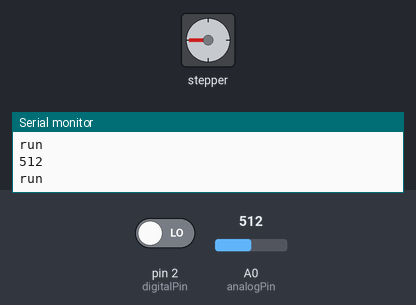
A sketch run on a simulated Arduino Uno, built with avr-gcc and run on an emulated ATmega328P. Parts: stepper motor, the last lines printed to the serial monitor. The test bench sets the inputs (shaded band); at power-on: pin 2 (digitalPin) LOW, A0 (analogPin) = 512. Stepper angles assume 90 steps per turn.

Above: at 15.3 s.
15.4 s: pin 2 (digitalPin) driven HIGH
At 22.1 s:
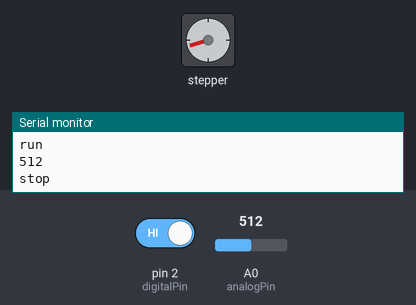
24.0 s: pin 2 (digitalPin) driven LOW
At 29.1 s:
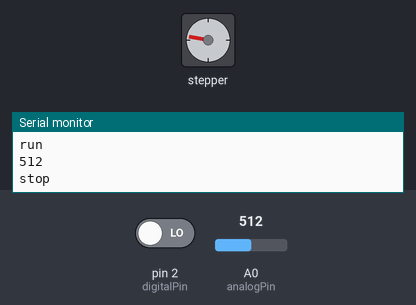
38.0 s: pin 2 (digitalPin) driven HIGH
At 43.7 s:
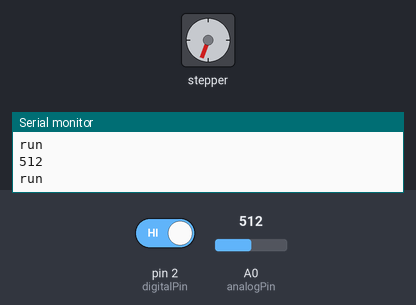
46.2 s: pin 2 (digitalPin) driven LOW
Timing chart, 0 to 78.3 s (numbered marks = the images above; inputs shaded):
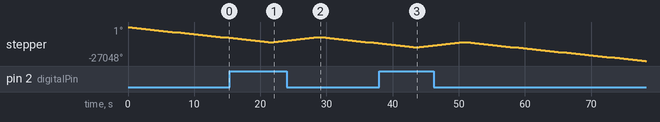

The sketch:

hall_sensor.ino
```cpp
#include <Stepper.h>
// this constant won't change:
const int  buttonPin = 12;    // the pin that the pushbutton is attached to
const int stepsPerRevolution = 90;
Stepper myStepper(stepsPerRevolution, 8, 9, 10, 11);

int digitalPin = 2; // linear Hall magnetic sensor digital interface
int analogPin = A0; // linear Hall magnetic sensor analog interface
int digitalVal ; // digital readings
int analogVal; // analog readings

void setup ()
{
  pinMode (digitalPin, INPUT);
   myStepper.setSpeed(100);
  // initialize serial communication:
  pinMode(analogPin, INPUT);
  Serial.begin(9600);
}

void loop ()
{
  // Read the digital interface
  digitalVal = digitalRead(digitalPin) ;
  if (digitalVal == HIGH) // When magnetic field is present, Arduino LED is on
  {
    Serial.println("stop");
    myStepper.step(+1000);
    delay(500);

  }
  else
  {
    Serial.println("run");
    myStepper.step(-1000);
    delay(500);

  }

  // Read the analog interface
  analogVal = analogRead(analogPin);
  Serial.println(analogVal); // print analog value

  delay(100);
}
```
